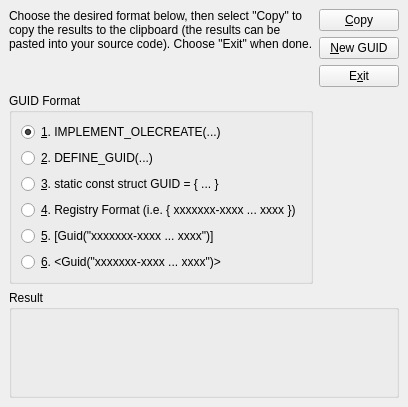
<?xml version="1.0" encoding="UTF-8"?>
<ui version="4.0">
 <class>MainWindow</class>
 <widget class="QMainWindow" name="MainWindow">
  <property name="geometry">
   <rect>
    <x>0</x>
    <y>0</y>
    <width>397</width>
    <height>407</height>
   </rect>
  </property>
  <property name="windowTitle">
   <string>Create GUID</string>
  </property>
  <property name="windowIcon">
   <iconset resource="resources.qrc">
    <normaloff>:/res/Clipboard.svg</normaloff>:/res/Clipboard.svg</iconset>
  </property>
  <widget class="QWidget" name="centralwidget">
   <layout class="QGridLayout" name="gridLayout_3">
    <item row="0" column="0" rowspan="3">
     <widget class="QLabel" name="label">
      <property name="layoutDirection">
       <enum>Qt::LeftToRight</enum>
      </property>
      <property name="text">
       <string>&lt;html&gt;&lt;head/&gt;&lt;body&gt;&lt;p&gt;Choose the desired format below, then select &amp;quot;Copy&amp;quot; to copy the results to the clipboard (the results can be pasted into your source code). Choose &amp;quot;Exit&amp;quot; when done.&lt;/p&gt;&lt;/body&gt;&lt;/html&gt;</string>
      </property>
      <property name="alignment">
       <set>Qt::AlignLeading|Qt::AlignLeft|Qt::AlignTop</set>
      </property>
      <property name="wordWrap">
       <bool>true</bool>
      </property>
     </widget>
    </item>
    <item row="0" column="1">
     <widget class="QPushButton" name="copyButton">
      <property name="sizePolicy">
       <sizepolicy hsizetype="Fixed" vsizetype="Fixed">
        <horstretch>0</horstretch>
        <verstretch>0</verstretch>
       </sizepolicy>
      </property>
      <property name="text">
       <string>&amp;Copy</string>
      </property>
     </widget>
    </item>
    <item row="1" column="1">
     <widget class="QPushButton" name="newGuidButton">
      <property name="sizePolicy">
       <sizepolicy hsizetype="Fixed" vsizetype="Fixed">
        <horstretch>0</horstretch>
        <verstretch>0</verstretch>
       </sizepolicy>
      </property>
      <property name="text">
       <string>&amp;New GUID</string>
      </property>
     </widget>
    </item>
    <item row="2" column="1">
     <widget class="QPushButton" name="exitButton">
      <property name="sizePolicy">
       <sizepolicy hsizetype="Fixed" vsizetype="Fixed">
        <horstretch>0</horstretch>
        <verstretch>0</verstretch>
       </sizepolicy>
      </property>
      <property name="text">
       <string>E&amp;xit</string>
      </property>
     </widget>
    </item>
    <item row="3" column="0">
     <widget class="QGroupBox" name="groupBox">
      <property name="title">
       <string>GUID Format</string>
      </property>
      <layout class="QGridLayout" name="gridLayout">
       <item row="0" column="0">
        <widget class="QRadioButton" name="format1RadioButton">
         <property name="text">
          <string>&amp;1. IMPLEMENT_OLECREATE(...)</string>
         </property>
         <property name="checked">
          <bool>true</bool>
         </property>
        </widget>
       </item>
       <item row="1" column="0">
        <widget class="QRadioButton" name="format2RadioButton">
         <property name="text">
          <string>&amp;2. DEFINE_GUID(...)</string>
         </property>
        </widget>
       </item>
       <item row="2" column="0">
        <widget class="QRadioButton" name="format3RadioButton">
         <property name="text">
          <string>&amp;3. static const struct GUID = { ... }</string>
         </property>
        </widget>
       </item>
       <item row="3" column="0">
        <widget class="QRadioButton" name="format4RadioButton">
         <property name="text">
          <string>&amp;4. Registry Format (i.e. { xxxxxxx-xxxx ... xxxx })</string>
         </property>
        </widget>
       </item>
       <item row="4" column="0">
        <widget class="QRadioButton" name="format5RadioButton">
         <property name="text">
          <string>&amp;5. [Guid(&quot;xxxxxxx-xxxx ... xxxx&quot;)]</string>
         </property>
        </widget>
       </item>
       <item row="5" column="0">
        <widget class="QRadioButton" name="format6RadioButton">
         <property name="text">
          <string>&amp;6. &lt;Guid(&quot;xxxxxxx-xxxx ... xxxx&quot;)&gt;</string>
         </property>
        </widget>
       </item>
      </layout>
     </widget>
    </item>
    <item row="4" column="0" colspan="2">
     <widget class="QGroupBox" name="groupBox_2">
      <property name="title">
       <string>Result</string>
      </property>
      <layout class="QGridLayout" name="gridLayout_2">
       <item row="0" column="0">
        <widget class="QLabel" name="resultLabel">
         <property name="text">
          <string/>
         </property>
         <property name="alignment">
          <set>Qt::AlignLeading|Qt::AlignLeft|Qt::AlignTop</set>
         </property>
         <property name="wordWrap">
          <bool>true</bool>
         </property>
        </widget>
       </item>
      </layout>
     </widget>
    </item>
   </layout>
  </widget>
 </widget>
 <resources>
  <include location="resources.qrc"/>
 </resources>
 <connections/>
</ui>
